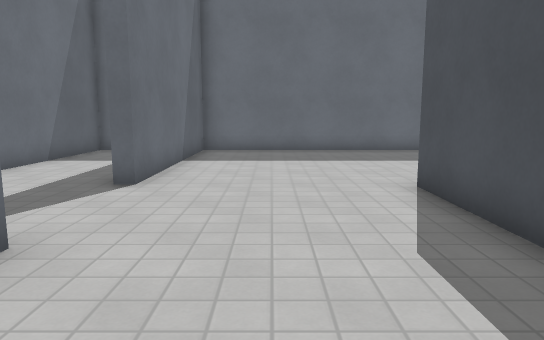
View 1 (above)

12 first-person views from a walk through a level from a Godot 3-D game. The camera is 1.3 m above the floor, tilts 8° down and sees 70° across. The floor is counted in squares, 1 m on a side. Each view is taken from the middle of a square. On the plan, view 1 faces up. The plan holds only what a view shows up to about 16 squares ahead; the rest is blank. The place goes on beyond the plan. Surface patterns are stand-ins for the level's own textures.

View 2
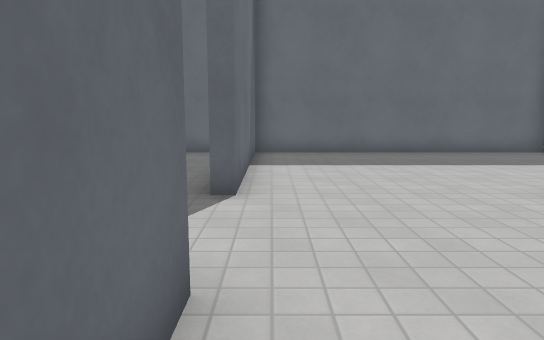

View 3
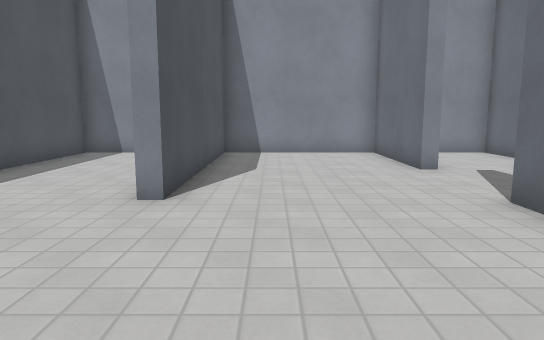

View 4
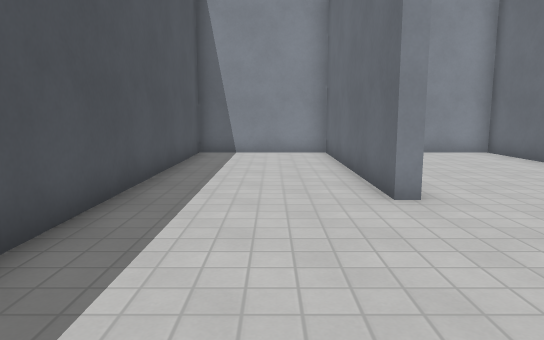

View 5
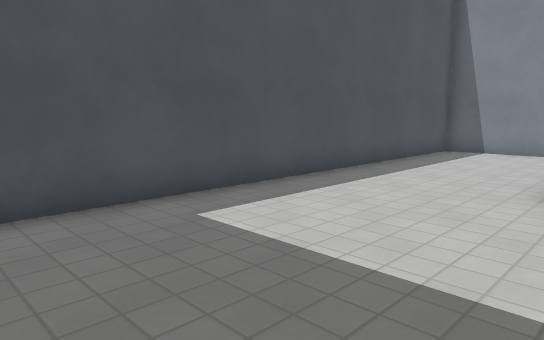

View 6
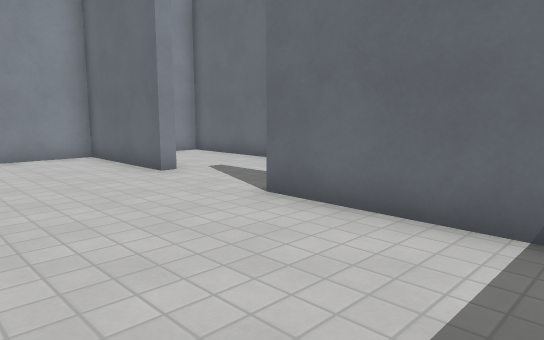

View 7
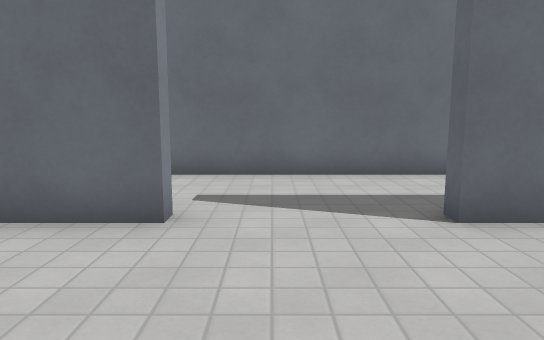

View 8
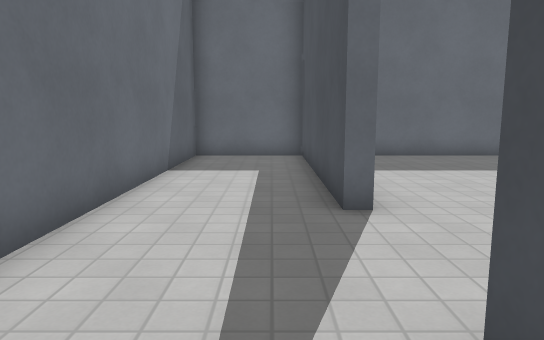

View 9
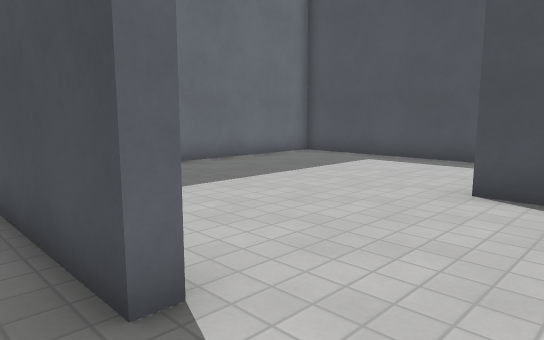

View 10
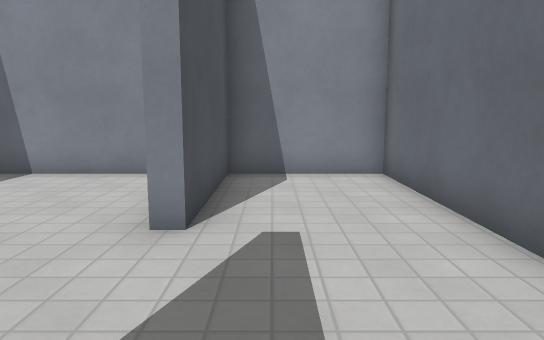

View 11
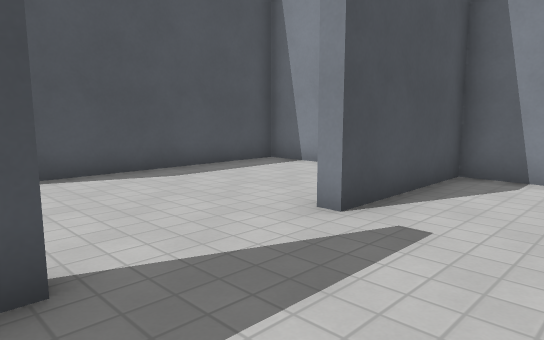

View 12
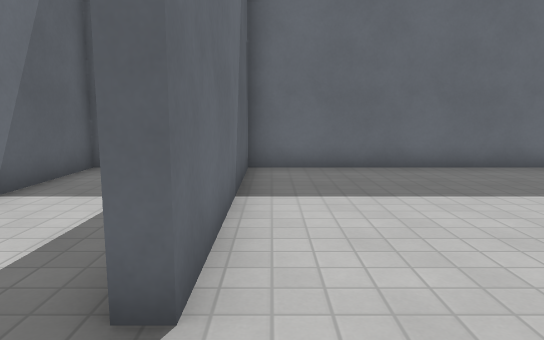

### Floor plan
Points are (right, up) in squares from view 1. A wall is a line through its corners. A room is listed if a view was taken in it or the views show most of it. See-through windows are left out.
Room 1 (views 1, 2, 3, 4, 5, 6, 7, 8, 9, 10, 11, 12)
walls: (2.7, 7.1) (3.1, 7.1) (3.1, -0.6) (7.6, -0.6) (7.6, 14.7) (-2.6, 14.7) (-2.6, 7.3) (-3, 7.3) (-3, 14.7) (-6.5, 14.7) (-6.5, -0.6) (-3, -0.6) (-3, 3.7) (-2.6, 3.7) (-2.6, -0.6) (2.7, -0.6) (2.7, 7.1)

Positions as (right, up) in squares from view 1, and headings:
1: (0, 0), facing up
2: (-2, 1), facing up
3: (1, 13), facing down
4: (5, 13), facing down
5: (2, 14), facing down-right
6: (2, 12), facing down-left
7: (2, 5), facing left
8: (-4, 2), facing up
9: (-4, 5), facing up-right
10: (-4, 8), facing down
11: (-6, 8), facing down-right
12: (-2, 5), facing up
